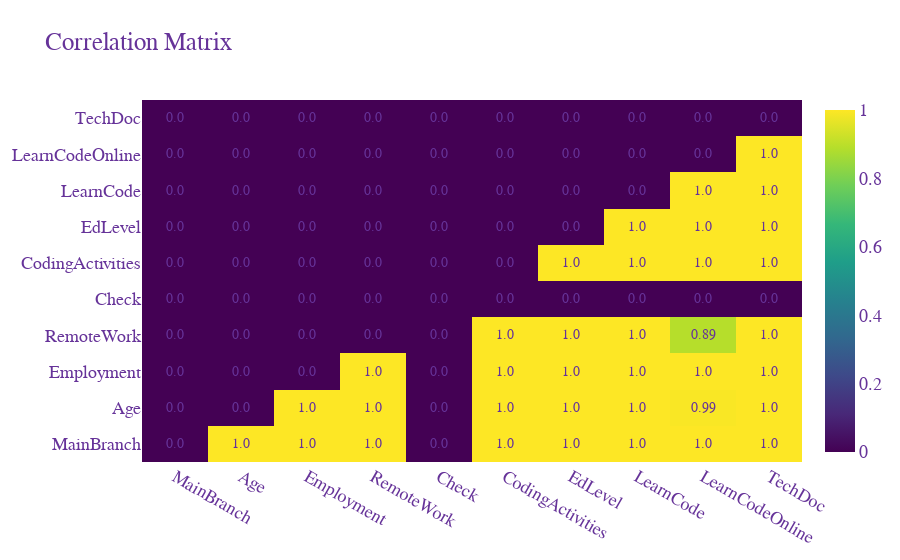

Here is the notebook cell this chart was saved with:
### Markdown cell above
## Run this on a subset of the columns

### Code cell
from collections import Counter
import pprint
correlated_counts = Counter()


n = 10
# n = len(cat_cols)
correlation_matrix = np.zeros((n, n))

enumerated_cols = list(enumerate(cat_cols))[:n]
for i in range(len(enumerated_cols)):
    for j in range(i+1, len(enumerated_cols)):
        col1 = enumerated_cols[i][1]
        col2 = enumerated_cols[j][1]
        chi2_p = test_table(col1, col2, df)
        if chi2_p < 0.05:
            correlated_counts[col1] += 1
            correlated_counts[col2] += 1
        correlation_likelihood = np.float64(np.float64(1) - chi2_p)
        correlation_matrix[i, j] = correlation_likelihood

fig = go.Figure(data=go.Heatmap(
                   z=correlation_matrix,
                   x=list(map(lambda x: x[1], enumerated_cols)),
                   y=list(map(lambda x: x[1], enumerated_cols)),
                   colorscale='Viridis'))

fig.update_layout(
    title_text='Correlation Matrix',
    xaxis_nticks=36,
    yaxis_nticks=36,
    font=dict(
        family="Courier New, monospace",
        size=18,
        color="RebeccaPurple"
    ),
    annotations=[
        dict(
            text=round(correlation_matrix[i][j], 2),
            x=list(map(lambda x: x[1], enumerated_cols))[j],
            y=list(map(lambda x: x[1], enumerated_cols))[i],
            showarrow=False,
            font_size=14
        ) for i in range(n) for j in range(n)
    ]
)

fig.show()

# Display categorical variables that are closely correlated with the most number of other variables
k = 20
sorted_correlated_counts = sorted(list(correlated_counts.items()), key=lambda x: x[1], reverse=True)
print(f'Displaying the {k} categorical features that are the most closely correlated with other categorical features')
print(f'<FeatureName>, <CountOtherCorrelatedFeatures>')
pprint.pprint(sorted_correlated_counts[:k])

### Figure 1 — Plotly figure (JSON) as saved in the notebook; plotly's stock layout.template omitted (floating-point values rounded to 4 significant figures)
{"data": [{"colorscale": [[0, "#440154"], [0.1111, "#482878"], [0.2222, "#3e4989"], [0.3333, "#31688e"], [0.4444, "#26828e"], [0.5556, "#1f9e89"], [0.6667, "#35b779"], [0.7778, "#6ece58"], [0.8889, "#b5de2b"], [1, "#fde725"]], "type": "heatmap", "x": ["MainBranch", "Age", "Employment", "RemoteWork", "Check", "CodingActivities", "EdLevel", "LearnCode", "LearnCodeOnline", "TechDoc"], "y": ["MainBranch", "Age", "Employment", "RemoteWork", "Check", "CodingActivities", "EdLevel", "LearnCode", "LearnCodeOnline", "TechDoc"], "z": [[0, 1, 1, 1, 0, 1, 1, 1, 1, 1], [0, 0, 1, 1, 0, 1, 1, 1, 0.9946, 1], [0, 0, 0, 1, 0, 1, 1, 1, 1, 1], [0, 0, 0, 0, 0, 1, 1, 1, 0.8897, 1], [0, 0, 0, 0, 0, 0, 0, 0, 0, 0], [0, 0, 0, 0, 0, 0, 1, 1, 1, 1], [0, 0, 0, 0, 0, 0, 0, 1, 1.0, 1], [0, 0, 0, 0, 0, 0, 0, 0, 1, 1], [0, 0, 0, 0, 0, 0, 0, 0, 0, 1], [0, 0, 0, 0, 0, 0, 0, 0, 0, 0]]}], "layout": {"annotations": [{"font": {"size": 14}, "showarrow": false, "text": "0.0", "x": "MainBranch", "y": "MainBranch"}, {"font": {"size": 14}, "showarrow": false, "text": "1.0", "x": "Age", "y": "MainBranch"}, {"font": {"size": 14}, "showarrow": false, "text": "1.0", "x": "Employment", "y": "MainBranch"}, {"font": {"size": 14}, "showarrow": false, "text": "1.0", "x": "RemoteWork", "y": "MainBranch"}, {"font": {"size": 14}, "showarrow": false, "text": "0.0", "x": "Check", "y": "MainBranch"}, {"font": {"size": 14}, "showarrow": false, "text": "1.0", "x": "CodingActivities", "y": "MainBranch"}, {"font": {"size": 14}, "showarrow": false, "text": "1.0", "x": "EdLevel", "y": "MainBranch"}, {"font": {"size": 14}, "showarrow": false, "text": "1.0", "x": "LearnCode", "y": "MainBranch"}, {"font": {"size": 14}, "showarrow": false, "text": "1.0", "x": "LearnCodeOnline", "y": "MainBranch"}, {"font": {"size": 14}, "showarrow": false, "text": "1.0", "x": "TechDoc", "y": "MainBranch"}, {"font": {"size": 14}, "showarrow": false, "text": "0.0", "x": "MainBranch", "y": "Age"}, {"font": {"size": 14}, "showarrow": false, "text": "0.0", "x": "Age", "y": "Age"}, {"font": {"size": 14}, "showarrow": false, "text": "1.0", "x": "Employment", "y": "Age"}, {"font": {"size": 14}, "showarrow": false, "text": "1.0", "x": "RemoteWork", "y": "Age"}, {"font": {"size": 14}, "showarrow": false, "text": "0.0", "x": "Check", "y": "Age"}, {"font": {"size": 14}, "showarrow": false, "text": "1.0", "x": "CodingActivities", "y": "Age"}, {"font": {"size": 14}, "showarrow": false, "text": "1.0", "x": "EdLevel", "y": "Age"}, {"font": {"size": 14}, "showarrow": false, "text": "1.0", "x": "LearnCode", "y": "Age"}, {"font": {"size": 14}, "showarrow": false, "text": "0.99", "x": "LearnCodeOnline", "y": "Age"}, {"font": {"size": 14}, "showarrow": false, "text": "1.0", "x": "TechDoc", "y": "Age"}, {"font": {"size": 14}, "showarrow": false, "text": "0.0", "x": "MainBranch", "y": "Employment"}, {"font": {"size": 14}, "showarrow": false, "text": "0.0", "x": "Age", "y": "Employment"}, {"font": {"size": 14}, "showarrow": false, "text": "0.0", "x": "Employment", "y": "Employment"}, {"font": {"size": 14}, "showarrow": false, "text": "1.0", "x": "RemoteWork", "y": "Employment"}, {"font": {"size": 14}, "showarrow": false, "text": "0.0", "x": "Check", "y": "Employment"}, {"font": {"size": 14}, "showarrow": false, "text": "1.0", "x": "CodingActivities", "y": "Employment"}, {"font": {"size": 14}, "showarrow": false, "text": "1.0", "x": "EdLevel", "y": "Employment"}, {"font": {"size": 14}, "showarrow": false, "text": "1.0", "x": "LearnCode", "y": "Employment"}, {"font": {"size": 14}, "showarrow": false, "text": "1.0", "x": "LearnCodeOnline", "y": "Employment"}, {"font": {"size": 14}, "showarrow": false, "text": "1.0", "x": "TechDoc", "y": "Employment"}, {"font": {"size": 14}, "showarrow": false, "text": "0.0", "x": "MainBranch", "y": "RemoteWork"}, {"font": {"size": 14}, "showarrow": false, "text": "0.0", "x": "Age", "y": "RemoteWork"}, {"font": {"size": 14}, "showarrow": false, "text": "0.0", "x": "Employment", "y": "RemoteWork"}, {"font": {"size": 14}, "showarrow": false, "text": "0.0", "x": "RemoteWork", "y": "RemoteWork"}, {"font": {"size": 14}, "showarrow": false, "text": "0.0", "x": "Check", "y": "RemoteWork"}, {"font": {"size": 14}, "showarrow": false, "text": "1.0", "x": "CodingActivities", "y": "RemoteWork"}, {"font": {"size": 14}, "showarrow": false, "text": "1.0", "x": "EdLevel", "y": "RemoteWork"}, {"font": {"size": 14}, "showarrow": false, "text": "1.0", "x": "LearnCode", "y": "RemoteWork"}, {"font": {"size": 14}, "showarrow": false, "text": "0.89", "x": "LearnCodeOnline", "y": "RemoteWork"}, {"font": {"size": 14}, "showarrow": false, "text": "1.0", "x": "TechDoc", "y": "RemoteWork"}, {"font": {"size": 14}, "showarrow": false, "text": "0.0", "x": "MainBranch", "y": "Check"}, {"font": {"size": 14}, "showarrow": false, "text": "0.0", "x": "Age", "y": "Check"}, {"font": {"size": 14}, "showarrow": false, "text": "0.0", "x": "Employment", "y": "Check"}, {"font": {"size": 14}, "showarrow": false, "text": "0.0", "x": "RemoteWork", "y": "Check"}, {"font": {"size": 14}, "showarrow": false, "text": "0.0", "x": "Check", "y": "Check"}, {"font": {"size": 14}, "showarrow": false, "text": "0.0", "x": "CodingActivities", "y": "Check"}, {"font": {"size": 14}, "showarrow": false, "text": "0.0", "x": "EdLevel", "y": "Check"}, {"font": {"size": 14}, "showarrow": false, "text": "0.0", "x": "LearnCode", "y": "Check"}, {"font": {"size": 14}, "showarrow": false, "text": "0.0", "x": "LearnCodeOnline", "y": "Check"}, {"font": {"size": 14}, "showarrow": false, "text": "0.0", "x": "TechDoc", "y": "Check"}, {"font": {"size": 14}, "showarrow": false, "text": "0.0", "x": "MainBranch", "y": "CodingActivities"}, {"font": {"size": 14}, "showarrow": false, "text": "0.0", "x": "Age", "y": "CodingActivities"}, {"font": {"size": 14}, "showarrow": false, "text": "0.0", "x": "Employment", "y": "CodingActivities"}, {"font": {"size": 14}, "showarrow": false, "text": "0.0", "x": "RemoteWork", "y": "CodingActivities"}, {"font": {"size": 14}, "showarrow": false, "text": "0.0", "x": "Check", "y": "CodingActivities"}, {"font": {"size": 14}, "showarrow": false, "text": "0.0", "x": "CodingActivities", "y": "CodingActivities"}, {"font": {"size": 14}, "showarrow": false, "text": "1.0", "x": "EdLevel", "y": "CodingActivities"}, {"font": {"size": 14}, "showarrow": false, "text": "1.0", "x": "LearnCode", "y": "CodingActivities"}, {"font": {"size": 14}, "showarrow": false, "text": "1.0", "x": "LearnCodeOnline", "y": "CodingActivities"}, {"font": {"size": 14}, "showarrow": false, "text": "1.0", "x": "TechDoc", "y": "CodingActivities"}, {"font": {"size": 14}, "showarrow": false, "text": "0.0", "x": "MainBranch", "y": "EdLevel"}, {"font": {"size": 14}, "showarrow": false, "text": "0.0", "x": "Age", "y": "EdLevel"}, {"font": {"size": 14}, "showarrow": false, "text": "0.0", "x": "Employment", "y": "EdLevel"}, {"font": {"size": 14}, "showarrow": false, "text": "0.0", "x": "RemoteWork", "y": "EdLevel"}, {"font": {"size": 14}, "showarrow": false, "text": "0.0", "x": "Check", "y": "EdLevel"}, {"font": {"size": 14}, "showarrow": false, "text": "0.0", "x": "CodingActivities", "y": "EdLevel"}, {"font": {"size": 14}, "showarrow": false, "text": "0.0", "x": "EdLevel", "y": "EdLevel"}, {"font": {"size": 14}, "showarrow": false, "text": "1.0", "x": "LearnCode", "y": "EdLevel"}, {"font": {"size": 14}, "showarrow": false, "text": "1.0", "x": "LearnCodeOnline", "y": "EdLevel"}, {"font": {"size": 14}, "showarrow": false, "text": "1.0", "x": "TechDoc", "y": "EdLevel"}, {"font": {"size": 14}, "showarrow": false, "text": "0.0", "x": "MainBranch", "y": "LearnCode"}, {"font": {"size": 14}, "showarrow": false, "text": "0.0", "x": "Age", "y": "LearnCode"}, {"font": {"size": 14}, "showarrow": false, "text": "0.0", "x": "Employment", "y": "LearnCode"}, {"font": {"size": 14}, "showarrow": false, "text": "0.0", "x": "RemoteWork", "y": "LearnCode"}, {"font": {"size": 14}, "showarrow": false, "text": "0.0", "x": "Check", "y": "LearnCode"}, {"font": {"size": 14}, "showarrow": false, "text": "0.0", "x": "CodingActivities", "y": "LearnCode"}, {"font": {"size": 14}, "showarrow": false, "text": "0.0", "x": "EdLevel", "y": "LearnCode"}, {"font": {"size": 14}, "showarrow": false, "text": "0.0", "x": "LearnCode", "y": "LearnCode"}, {"font": {"size": 14}, "showarrow": false, "text": "1.0", "x": "LearnCodeOnline", "y": "LearnCode"}, {"font": {"size": 14}, "showarrow": false, "text": "1.0", "x": "TechDoc", "y": "LearnCode"}, {"font": {"size": 14}, "showarrow": false, "text": "0.0", "x": "MainBranch", "y": "LearnCodeOnline"}, {"font": {"size": 14}, "showarrow": false, "text": "0.0", "x": "Age", "y": "LearnCodeOnline"}, {"font": {"size": 14}, "showarrow": false, "text": "0.0", "x": "Employment", "y": "LearnCodeOnline"}, {"font": {"size": 14}, "showarrow": false, "text": "0.0", "x": "RemoteWork", "y": "LearnCodeOnline"}, {"font": {"size": 14}, "showarrow": false, "text": "0.0", "x": "Check", "y": "LearnCodeOnline"}, {"font": {"size": 14}, "showarrow": false, "text": "0.0", "x": "CodingActivities", "y": "LearnCodeOnline"}, {"font": {"size": 14}, "showarrow": false, "text": "0.0", "x": "EdLevel", "y": "LearnCodeOnline"}, {"font": {"size": 14}, "showarrow": false, "text": "0.0", "x": "LearnCode", "y": "LearnCodeOnline"}, {"font": {"size": 14}, "showarrow": false, "text": "0.0", "x": "LearnCodeOnline", "y": "LearnCodeOnline"}, {"font": {"size": 14}, "showarrow": false, "text": "1.0", "x": "TechDoc", "y": "LearnCodeOnline"}, {"font": {"size": 14}, "showarrow": false, "text": "0.0", "x": "MainBranch", "y": "TechDoc"}, {"font": {"size": 14}, "showarrow": false, "text": "0.0", "x": "Age", "y": "TechDoc"}, {"font": {"size": 14}, "showarrow": false, "text": "0.0", "x": "Employment", "y": "TechDoc"}, {"font": {"size": 14}, "showarrow": false, "text": "0.0", "x": "RemoteWork", "y": "TechDoc"}, {"font": {"size": 14}, "showarrow": false, "text": "0.0", "x": "Check", "y": "TechDoc"}, {"font": {"size": 14}, "showarrow": false, "text": "0.0", "x": "CodingActivities", "y": "TechDoc"}, {"font": {"size": 14}, "showarrow": false, "text": "0.0", "x": "EdLevel", "y": "TechDoc"}, {"font": {"size": 14}, "showarrow": false, "text": "0.0", "x": "LearnCode", "y": "TechDoc"}, {"font": {"size": 14}, "showarrow": false, "text": "0.0", "x": "LearnCodeOnline", "y": "TechDoc"}, {"font": {"size": 14}, "showarrow": false, "text": "0.0", "x": "TechDoc", "y": "TechDoc"}], "font": {"color": "RebeccaPurple", "family": "Courier New, monospace", "size": 18}, "title": {"text": "Correlation Matrix"}, "xaxis": {"nticks": 36}, "yaxis": {"nticks": 36}}}
